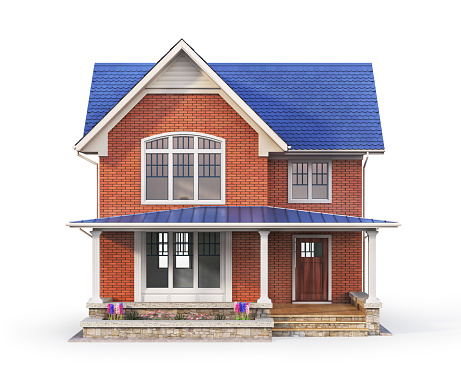
#> input picture house.jpg, 461 x 373 px, found by its file name
$ jupyter execute --allow-errors Harris_Corner_Detection.ipynb
#> lines starting #> are read from the running program, lines starting #| are printed output that depends on the picture; after the words box and inside, x2 and y2 are one past the last pixel; in counts of white or black regions, pixels touching at a corner belong together
[cell 1]
from skimage.io import imread
from skimage.color import rgb2gray
import matplotlib.pyplot as plt
from scipy import ndimage as ndi
import cv2
import numpy as np

[cell 2]
image=imread('/content/house.jpg')
#> image is the input picture: shape (373, 461, 3); mean R, G, B 202.5, 192.5, 195.4
grayimg= rgb2gray(image)

# Original Image

[cell 3]
plt.imshow(image)
plt.axis("off")
plt.show()

# Gray Image

[cell 4]
plt.imshow(grayimg, cmap="gray")
plt.axis("off")
plt.show()

[cell 5]
grayimg=cv2.GaussianBlur(grayimg, (3,3), sigmaX=1)
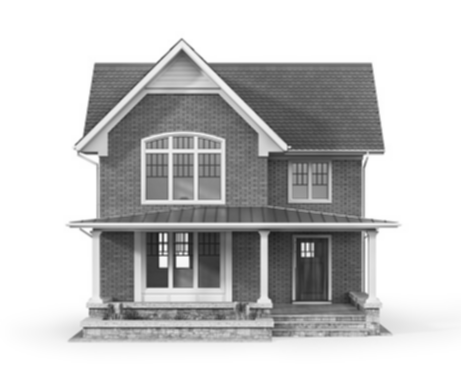
#> grayimg: shape (373, 461) float64; min 0.097, max 1, mean 0.764

[cell 6]
from scipy import signal as sig

[cell 7]
#pad_img = np.zeros((grayimg.shape[0]+2, grayimg.shape[1]+2), dtype=int)
#pad_img[1:-1, 1:-1] = grayimg[:,:]

[cell 8]
#print(pad_img)

[cell 9]
kernel_x = np.array([
    [-1, -2, -1],
    [0, 0, 0],
    [1, 2, 1]])
kernel_y = np.array([
    [-1, 0, 1],
    [-2, 0, 2],
    [-1, 0, 1]
    ])
I_x =cv2.filter2D(src=grayimg, ddepth=-1, kernel=kernel_x)
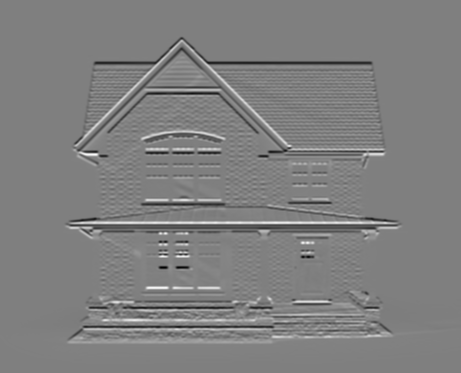
#> I_x: shape (373, 461) float64; min -2.28, max 2.27, mean -3.31e-18; drawn with min black and max white
I_y=cv2.filter2D(src=grayimg, ddepth=-1, kernel=kernel_y)

[cell 10]
grayimg.shape
#> Out = (373, 461)

#> (a cell that did not finish here is left out)

[cell 12]
Ixx = ndi.gaussian_filter(I_x**2, sigma=1)
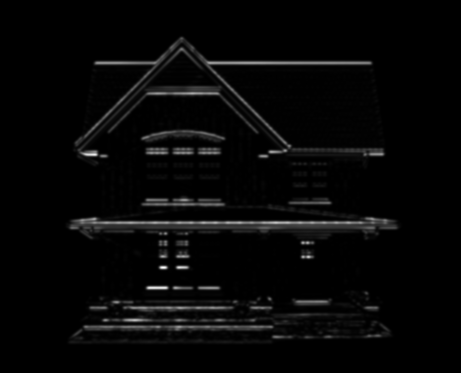
#> Ixx: shape (373, 461) float64; min 0, max 3.12, mean 0.088; drawn with min black and max white
Ixy = ndi.gaussian_filter(I_y*I_x, sigma=1)
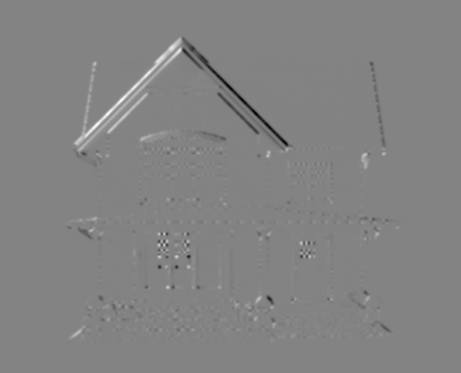
#> Ixy: shape (373, 461) float64; min -1.35, max 1.28, mean 0.0004; drawn with min black and max white
Iyy = ndi.gaussian_filter(I_y**2, sigma=1)

[cell 13]
plt.imshow(I_x, cmap='gray')

[cell 14]
plt.imshow(I_y, cmap='gray')

[cell 15]
# [14 lines of commented-out code are left out]

# Harris response calculation

[cell 16]
k = 0.15

# determinant
detC = Ixx * Iyy - Ixy ** 2
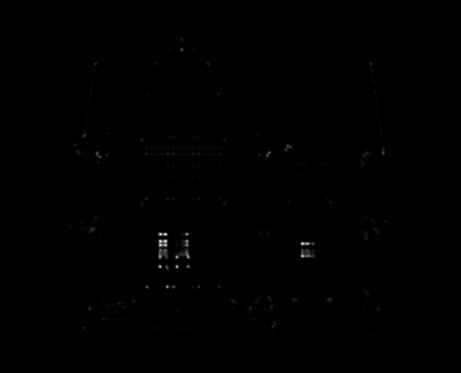
#> detC: shape (373, 461) float64; min -8.76e-47, max 2.09, mean 0.00466; drawn with min black and max white
# trace
traceC = Ixx + Iyy
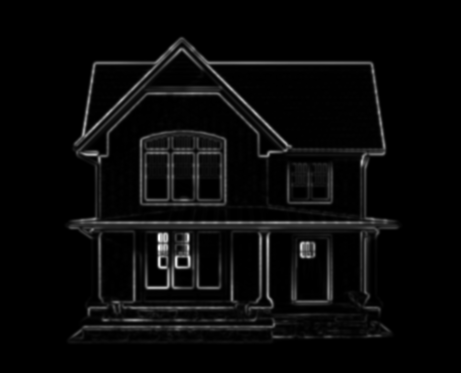
#> traceC: shape (373, 461) float64; min 0, max 4.14, mean 0.159; drawn with min black and max white

harris_response = detC - k * traceC ** 2
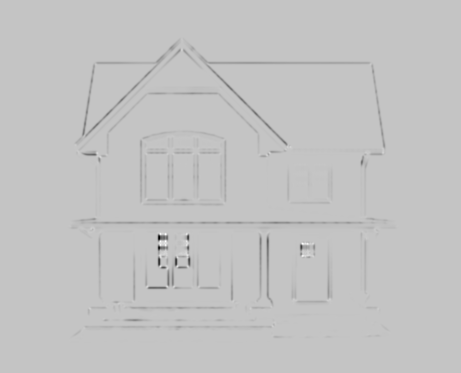
#> harris_response: shape (373, 461) float64; min -2.56, max 0.759, mean -0.0199; drawn with min black and max white

[cell 17]
th = 0.03
a = np.argwhere(harris_response > th)
#> a = 527 pairs, first value 49 to 335, second value 75 to 383

[cell 18]
plt.figure(figsize=(20, 10))
plt.imshow(grayimg, cmap='gray')
plt.plot(a[:, 1], a[:, 0], 'r.')
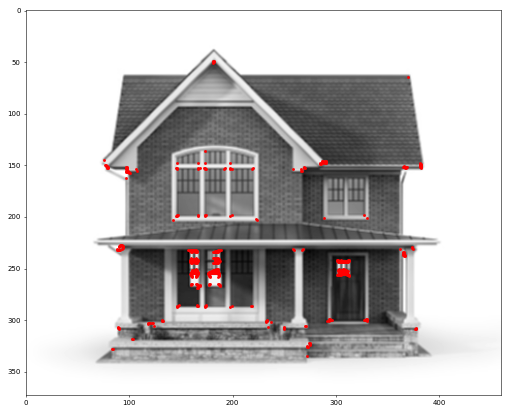
#> figure drawn by matplotlib, 1 panel

[cell 19]
img_copy_for_corners = np.copy(image)
img_copy_for_edges = np.copy(image)
for rowindex, response in enumerate(harris_response):
    for colindex, r in enumerate(response):
        if r >= th:
            # this is a corner
            img_copy_for_corners[rowindex, colindex] = [255,0,0]
        elif r < 0:
            # this is an edge
            img_copy_for_edges[rowindex, colindex] = [0,255,0]
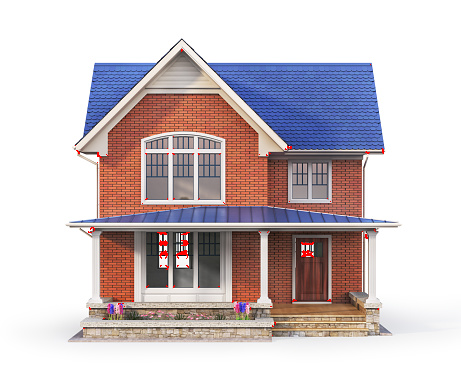
#> img_copy_for_corners: shape (373, 461, 3); 0.31% of pixels changed, all inside (x1, y1, x2, y2) = (75, 49, 384, 336)
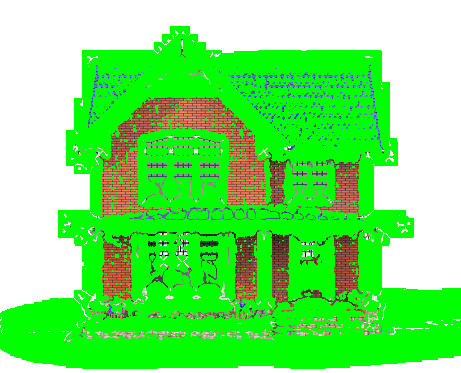
#> img_copy_for_edges: shape (373, 461, 3); mean R, G, B 114, 233.7, 106.6

#fig, ax = plt.subplots(nrows=1, ncols=2, figsize=(10,10))
#ax.set_title("corners found")
plt.figure(figsize=(10, 5))
plt.imshow(img_copy_for_corners, cmap='gray')
#ax[1].set_title("edges found")
#ax[1].imshow(img_copy_for_edges, cmap='gray')
plt.show()
